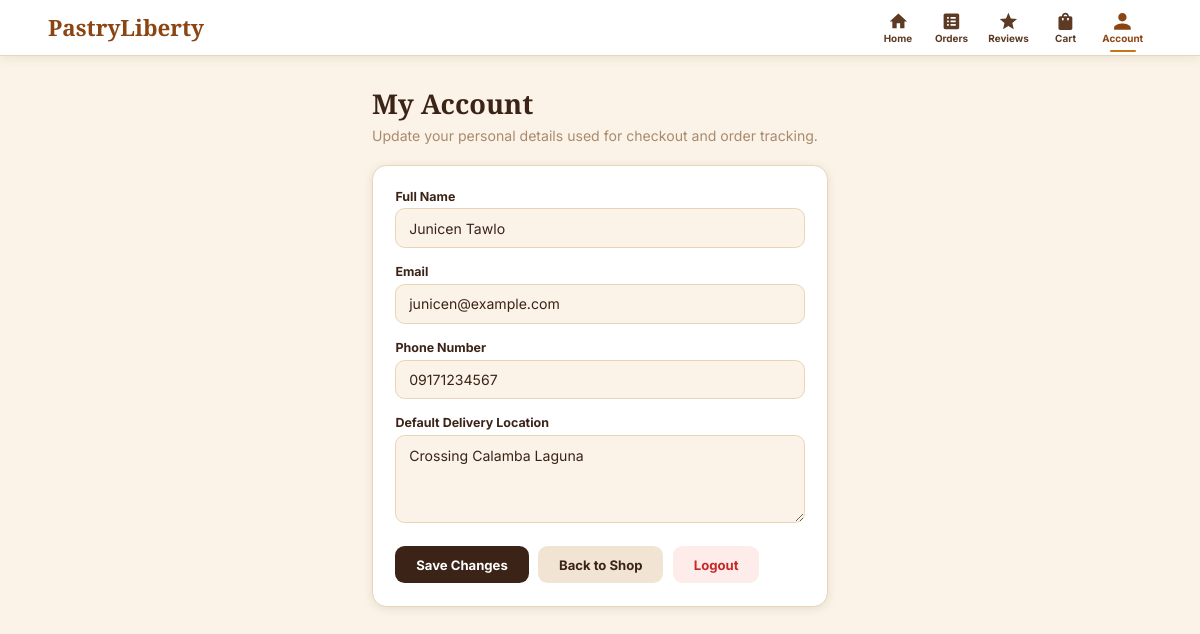
The page /customer-profile.php (signed in) on the database its author committed.
### tables this page shows
CREATE TABLE customers (
    id               INT UNSIGNED NOT NULL AUTO_INCREMENT,
    name             VARCHAR(120) NOT NULL,
    email            VARCHAR(160) NOT NULL UNIQUE,
    phone            VARCHAR(20)  NULL,
    password_hash    VARCHAR(255) NOT NULL,                
    default_location TEXT         NULL,
    created_at       TIMESTAMP    NOT NULL DEFAULT CURRENT_TIMESTAMP,

    PRIMARY KEY (id),
    INDEX idx_phone (phone)
);

### customer-profile.php (the view, shortened to what this page needs)
<?php
require 'db.php';
$id      = (int)$_SESSION['customer_id'];
$stmt = $pdo->prepare('SELECT * FROM customers WHERE id = ?');
$stmt->execute([$id]);
$customer = $stmt->fetch();
function e(string $s): string {
    return htmlspecialchars($s, ENT_QUOTES, 'UTF-8');
}
?>
<!DOCTYPE html>
<html lang="en">
<head>
</head>
<body>
<?php $nav_active = 'account'; $nav_cart = 'link'; require 'customer-nav.php'; ?>
<main class="page">
    <h1>My Account</h1>
    <p class="intro">Update your personal details used for checkout and order tracking.</p>
    <form class="profile-form" method="POST" action="customer-profile.php">
        <div class="form-group">
            <label for="profileName">Full Name</label>
            <input type="text" id="profileName" name="name"
                   value="<?= e($customer['name'] ?? '') ?>" placeholder="Your full name" required>
        </div>
        <div class="form-group">
            <label for="profileEmail">Email</label>
            <input type="email" id="profileEmail" name="email"
                   value="<?= e($customer['email'] ?? '') ?>" placeholder="your@email.com">
        </div>
        <div class="form-group">
            <label for="profilePhone">Phone Number</label>
            <input type="text" id="profilePhone" name="phone"
                   value="<?= e($customer['phone'] ?? '') ?>" placeholder="09XXXXXXXXX">
        </div>
        <div class="form-group">
            <label for="profileLocation">Default Delivery Location</label>
            <textarea id="profileLocation" name="location" placeholder="Your usual delivery address"><?= e($customer['default_location'] ?? '') ?></textarea>
        </div>
        <div class="form-actions">
            <button type="submit" class="btn btn-primary">Save Changes</button>
            <a href="ordering-page.php" class="btn btn-secondary">Back to Shop</a>
            <a href="customer-logout.php" class="btn btn-danger">Logout</a>
        </div>
    </form>
</main>
</body>
</html>

### customer-profile.php (style rules this page uses)
:root { --cream:#FBF3E7; --cream-deep:#F1E4D3; --tan:#E8D5B7; --dark-brown:#3B2417; --brown:#8B4513; --text:#3B2417; --muted:#A98A6D; --white:#fff; --caramel:#C17817; --shadow:rgba(59,36,23,.10); }
* { box-sizing:border-box; margin:0; padding:0; }
html, body { overflow-x:hidden; max-width:100%; }
body { font-family:'Inter',Arial,sans-serif; background:var(--cream); color:var(--text); min-height:100vh; }
.page { max-width:36rem; margin:0 auto; padding:1.8rem 5% 3rem; }
.page h1 { font-family:'Playfair Display',serif; font-size:1.7rem; color:var(--dark-brown); margin-bottom:.2rem; }
.page .intro { font-size:.88rem; color:var(--muted); margin-bottom:1.2rem; line-height:1.5; }
.profile-form { background:var(--white); border:1px solid var(--tan); border-radius:.9rem; padding:1.4rem; box-shadow:0 2px 10px var(--shadow); }
.form-group { margin-bottom:1rem; }
.form-group label { display:block; font-size:.78rem; font-weight:700; margin-bottom:.3rem; color:var(--dark-brown); }
.form-group input, .form-group textarea { width:100%; padding:.65rem .8rem; border:1.5px solid var(--tan); border-radius:.6rem; font-size:.88rem; font-family:inherit; background:var(--cream); color:var(--text); }
.form-group textarea { min-height:5.5rem; resize:vertical; }
.form-actions { display:flex; gap:.6rem; flex-wrap:wrap; margin-top:1.2rem; }
.btn { padding:.65rem 1.3rem; border-radius:.6rem; font-size:.82rem; font-weight:700; cursor:pointer; border:none; text-decoration:none; display:inline-block; font-family:inherit; text-align:center; }
.btn-primary { background:var(--dark-brown); color:var(--white); }
.btn-secondary { background:var(--cream-deep); color:var(--dark-brown); }
.btn-danger { background:#fdecea; color:#c62828; }

### customer-nav.php (style rules this page uses)
:root { --cnav-h:3.5rem; }

### rows shown on the page
customers: name "Junicen Tawlo", email "junicen@example.com", phone "09171234567", location "Crossing Calamba Laguna"
